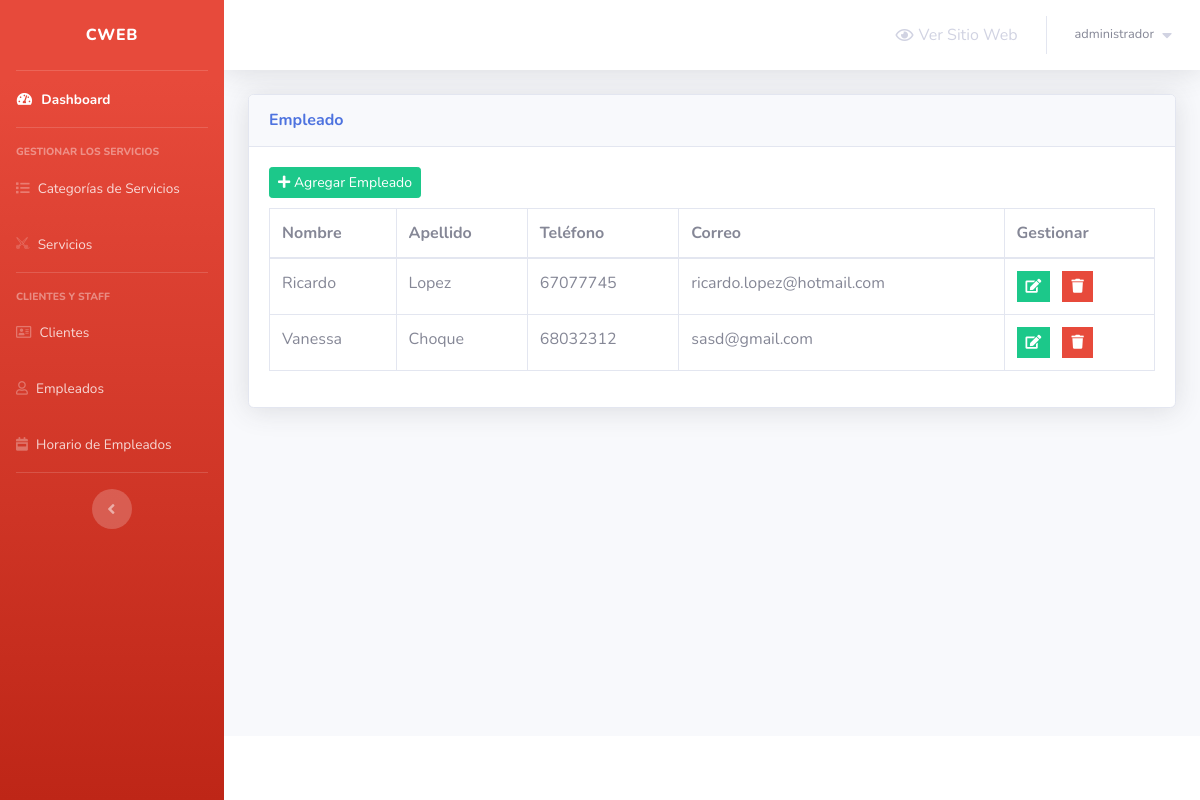
The app's page /admin/employees.php (signed in) with its own data.
### tables this page shows
CREATE TABLE `employees` (
  `employee_id` int(2) NOT NULL,
  `first_name` varchar(20) NOT NULL,
  `last_name` varchar(20) NOT NULL,
  `phone_number` varchar(30) NOT NULL,
  `email` varchar(50) NOT NULL
);

### admin/employees.php (the view, shortened to what this page needs)
<?php
include 'connect.php';
include 'Includes/templates/header.php';
if (isset($_SESSION['username_barbershop_Xw211qAAsq4']) && isset($_SESSION['password_barbershop_Xw211qAAsq4'])) {
?>
    <div class="container-fluid">
        <?php
        $do = '';
        if (isset($_GET['do']) && in_array($_GET['do'], array('Add', 'Edit'))) {
            $do = htmlspecialchars($_GET['do']);
        } else {
            $do = 'Manage';
        }
        if ($do == 'Manage') {
            $stmt = $con->prepare("SELECT * FROM employees");
            $stmt->execute();
            $rows_employees = $stmt->fetchAll();
        ?>
            <div class="card shadow mb-4">
                <div class="card-header py-3">
                    <h6 class="m-0 font-weight-bold text-primary">Empleado</h6>
                </div>
                <div class="card-body">
                    <a href="employees.php?do=Add" class="btn btn-success btn-sm" style="margin-bottom: 10px;">
                        <i class="fa fa-plus"></i>
                        Agregar Empleado
                    </a>
                    <div class="table-responsive">
                        <table class="table table-bordered">
                            <thead>
                                <tr>
                                    <th scope="col">Nombre</th>
                                    <th scope="col">Apellido</th>
                                    <th scope="col">Teléfono</th>
                                    <th scope="col">Correo</th>
                                    <th scope="col">Gestionar</th>
                                </tr>
                            </thead>
                            <tbody>
                                <?php
                                foreach ($rows_employees as $employee) {
                                    echo "<tr>";
                                    echo "<td>";
                                    echo $employee['first_name'];
                                    echo "</td>";
                                    echo "<td>";
                                    echo $employee['last_name'];
                                    echo "</td>";
                                    echo "<td>";
                                    echo $employee['phone_number'];
                                    echo "</td>";
                                    echo "<td>";
                                    echo $employee['email'];
                                    echo "</td>";
                                    echo "<td>";
                                    $delete_data = "delete_employee_" . $employee["employee_id"];
                                ?>
                                    <ul class="list-inline m-0">
                                        <li class="list-inline-item" data-toggle="tooltip" title="Editar">
                                            <button class="btn btn-success btn-sm rounded-0">
                                                <a href="employees.php?do=Edit&employee_id=<?php echo $employee['employee_id']; ?>" style="color: white;">
                                                    <i class="fa fa-edit"></i>
                                                </a>
                                            </button>
                                        </li>
                                        <li class="list-inline-item" data-toggle="tooltip" title="Eliminar">
                                            <button class="btn btn-danger btn-sm rounded-0" type="button" data-toggle="modal" data-target="#<?php echo $delete_data; ?>" data-placement="top"><i class="fa fa-trash"></i></button>
                                        </li>
                                    </ul>
                                <?php
                                    echo "</td>";
                                    echo "</tr>";
                                }
                                ?>
                            </tbody>
                        </table>
                    </div>
                </div>
            </div>
            <?php
        }
        ?>
    </div>
<?php
    include 'Includes/templates/footer.php';
} else {
    header('Location: login.php');
    exit();
}
?>

### records on screen
employees: first_name "Ricardo", last_name "Lopez", phone_number "67077745", email "ricardo.lopez@hotmail.com"
employees: first_name "Vanessa", last_name "Choque", phone_number "68032312", email "sasd@gmail.com"

### other values on screen
$_SESSION['username_barbershop_Xw211qAAsq4'] "administrador"
